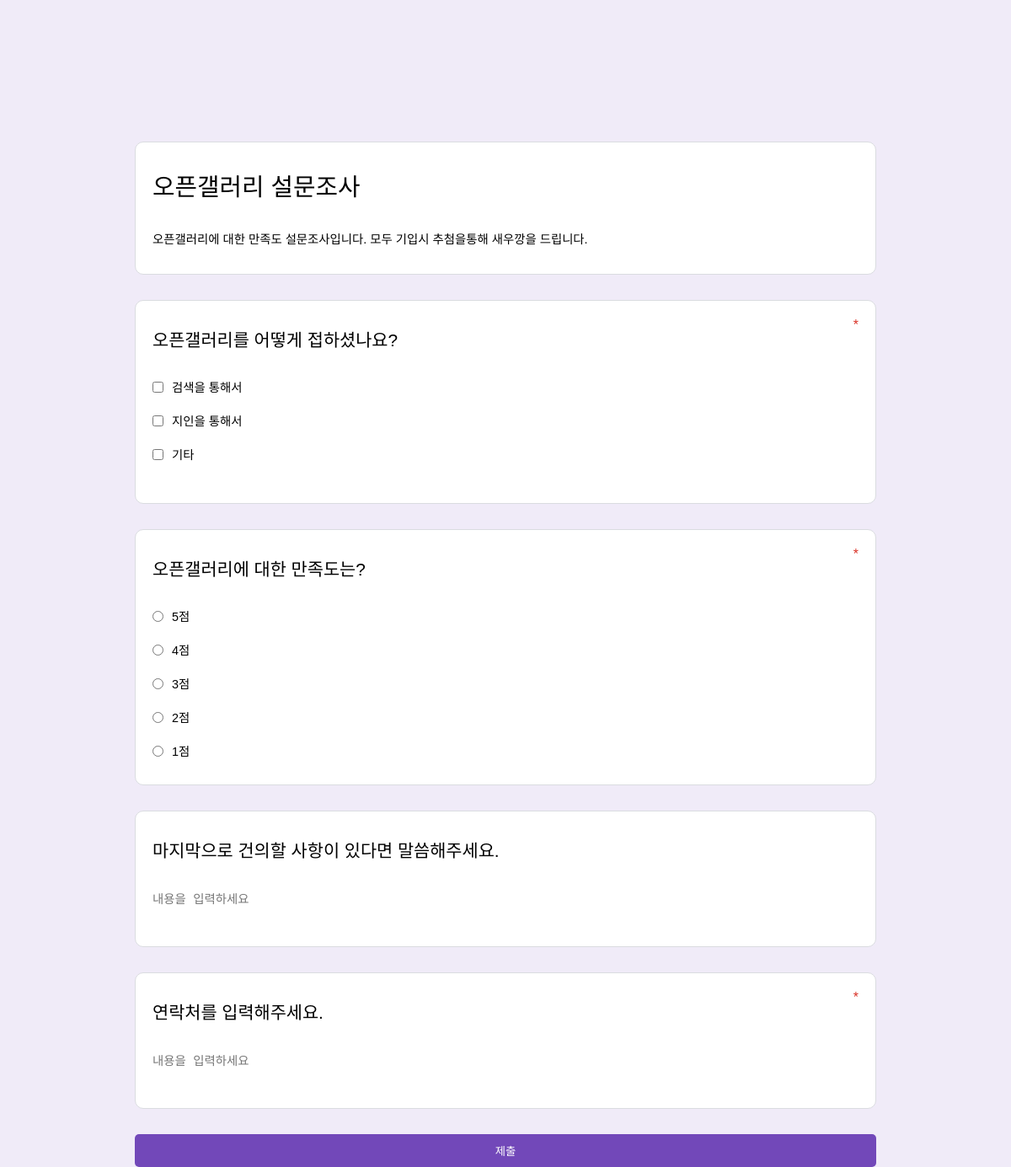
Screenshot of /forms/uAnegZhB2QSU9ylKwrVp/ with the database file from the repository.
### core/models.py (models this page shows)
class Form(models.Model):
    key = models.CharField(max_length=30)
    name = models.CharField(max_length=200)
    title = models.CharField(max_length=200)
    description = models.CharField(max_length=10000, blank = True)
    creator = models.ForeignKey(User, on_delete = models.CASCADE, related_name = "creator")
    created_at = models.DateTimeField(auto_now_add = True)
    updated_at = models.DateTimeField(auto_now = True)
    questions = models.ManyToManyField(Questions, related_name = "questions")

class Questions(models.Model):
    name = models.CharField(max_length= 10000)
    type = models.CharField(max_length=20)
    required = models.BooleanField(default= False)
    key = models.CharField(max_length = 5000, blank = True)
    options = models.ManyToManyField(Options, related_name = "options")

class Options(models.Model):
    name = models.CharField(max_length=5000)
    is_answer = models.BooleanField(default=False)

### core/views.py (the view)
# urls.py: path('forms/<str:key>/', views.form, name="form"),
def form(request,key) :
  form = FormModel.objects.filter(key = key)
  return render(request, 'forms/_key/index.html',{"form": form[0]})

### templates/forms/_key/index.html (shortened to what this page needs)
{% extends 'base.html' %} {% load static %} {% block css %}
<link rel="stylesheet" href="{% static 'css/form.css' %}?140" />
{% endblock %}  {% block content %}
<div class="fm-container">
    <form class="fm-form" method="POST" action="{% url 'api_form_id' form.key %}" autocomplete="off">
      <div class="fm-form-header fm-form-box">
        <div class=" fm-form-input fm-form-header-title" >{{form.title}}</div>
        <div class=" fm-form-input fm-form-textarea" >{{form.description}}</div>
      </div>
      {% for question in form.questions.all %}
      <div class="fm-form-content fm-form-box">
        <div class="fm-form-centent-top">
          <div class="fm-form-input fm-form-centent-top-input">{{question.name}}</div>
          <div class="fm-form-required">{% if question.required == True %}*{% endif %}</div>
        </div>
        <div class="fm-form-centent-middle">
        {% if question.type == "text" %}
          <div class="fm-type-text">
            <textarea name="{{question.id}}" value="{{form.description}}" class="fm-form-input fm-form-textarea autosize" placeholder="내용을 입력하세요" {% if question.required == True %}required{% endif %}></textarea>
          </div>
        {% endif %}
        {% if question.type == "radio" %}
          {% for option in question.options.all %}
          <div class="fm-type-option">
            <input name="{{question.id}}" value="{{option.id}}" class="fm-form-option" id="{{option.id}}" type="radio" {% if question.required == True %}required{% endif %}></input>
            <label class="fm-form-input" for="{{option.id}}">
              {{option.name}}
            </label>
          </div>
          {% endfor %}
        {% endif %}
        {% if question.type == "checkbox" %}
          {% for option in question.options.all %}
          <div class="fm-type-option">
            <input data-id="{{option.id}}" class="form-checkbox fm-form-option" id="{{option.id}}" type="checkbox" ></input>
            <label data-id="{{option.id}}" class="form-checkbox fm-form-input"  for="{{option.id}}">
              {{option.name}}
            </label>
          </div>
          {% endfor %}
          <input name="{{question.id}}" class="fm-form-options" type="text" {% if question.required == True %}required{% endif %}></input>
        {% endif %}
        </div>
      </div>
      {% endfor %}
      <button class="btn">제출</button>
    </form>
</div>
{% endblock %}

### static/css/base.css (style rules this page uses)
* { box-sizing: border-box; }
body { font-family: 'Noto Sans KR', sans-serif; padding: 0; margin: 0; }
button { border: none; }
input { border: none; }
textarea { border: none; }
.btn { background-color: #7248b9; color: white !important; padding: 10px 10px; font-weight: 300; border-radius: 5px; cursor: pointer; }

### static/css/form.css (style rules this page uses)
body { background-color: #f0ebf8; }
.fm-container { height: 100vh; position: relative; background-color: #f0ebf8; padding-top: 108px; }
.fm-form { position: relative; max-width: 900px; margin: 0 auto; width: 100%; height: 100%; display: flex; flex-direction: column; align-items: stretch; padding: 60px 10px; }
.fm-form-box { display: flex; flex-direction: column; align-items: stretch; gap: 10px 0px; background-color: white; margin-bottom: 30px; padding: 20px 20px; border-radius: 10px; border: 1px solid #dadce0; }
.fm-form-input { padding: 10px 0px; font-size: 0.9rem; border-bottom: 2px solid white; }
.fm-form-textarea { resize: none; }
.fm-form-options { width: 1px; height: 1px; color: white; }
.fm-form-option { margin: 0; }
.fm-form-required { color: #d93025; }
.fm-form-header-title { font-size: 1.8rem; }
.fm-form-centent-top { display: flex; justify-content: space-between; }
.fm-form-centent-top-input { font-size: 1.3rem; width: 100%; }
.fm-type-option { display: flex; align-items: center; height: 40px; gap: 0px 10px; }
.fm-type-option > label { width: 100%; }
.fm-type-text > textarea { width: 100%; }

### rows the page displays
Form: title "오픈갤러리 설문조사", description "오픈갤러리에 대한 만족도 설문조사입니다. 모두 기입시 추첨을통해 새우깡을 드립니다."
Questions: name "오픈갤러리를 어떻게 접하셨나요?"
Options: name "검색을 통해서"
Options: name "지인을 통해서"
Options: name "기타"
Questions: name "오픈갤러리에 대한 만족도는?", required "☐ 5점", required "☐ 4점", required "☐ 3점", required "☐ 2점", required "☐ 1점"
Options: name "5점"
Options: name "4점"
Options: name "3점"
Options: name "2점"
Options: name "1점"
Questions: name "마지막으로 건의할 사항이 있다면 말씀해주세요.", id "내용을 입력하세요"
Questions: name "연락처를 입력해주세요.", id "내용을 입력하세요"
